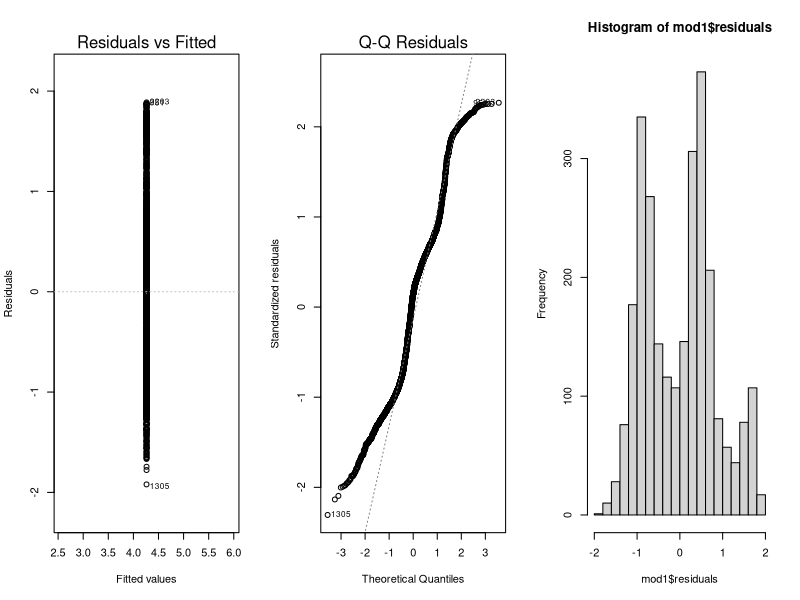
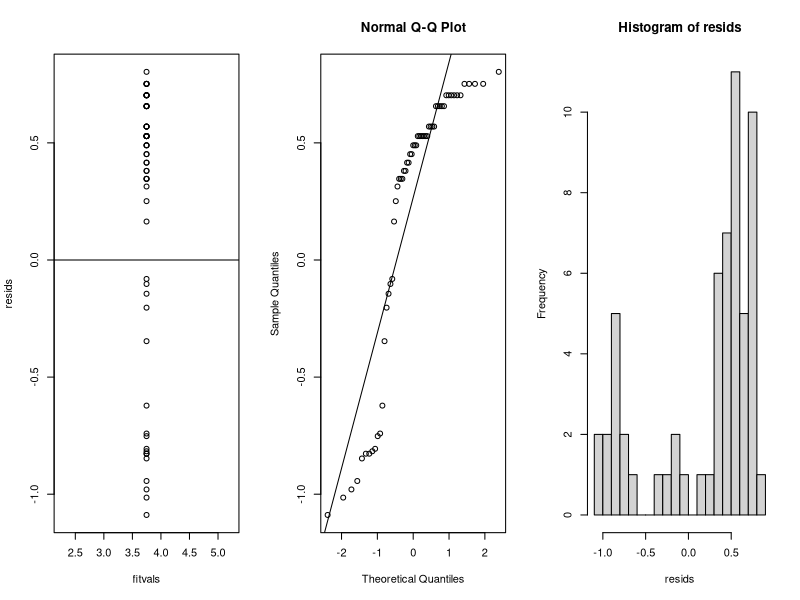
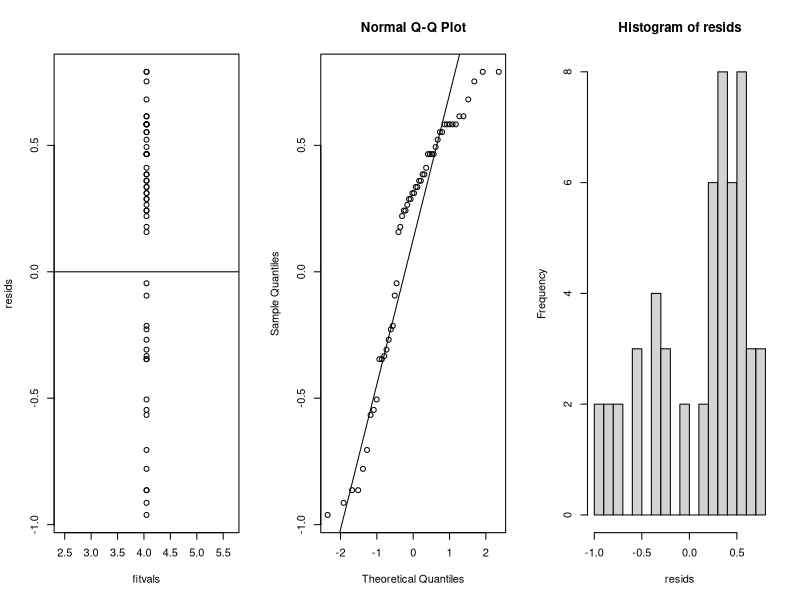
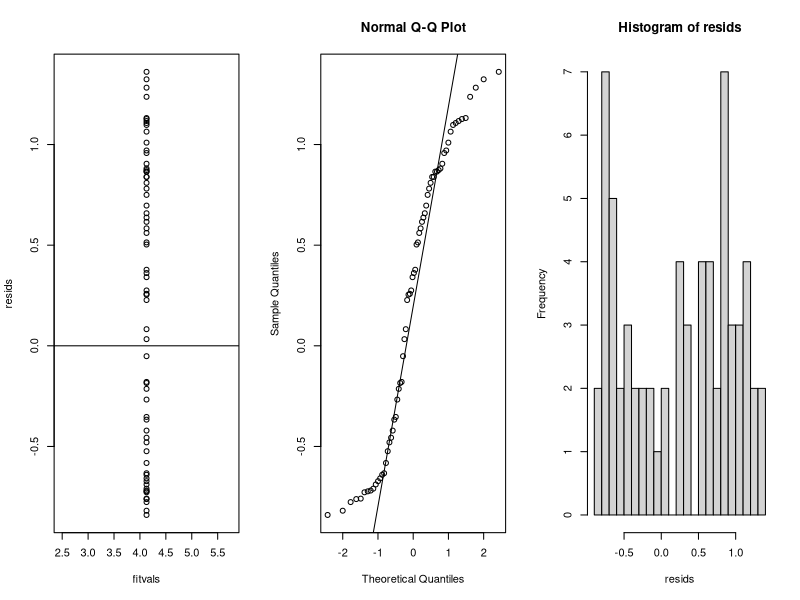
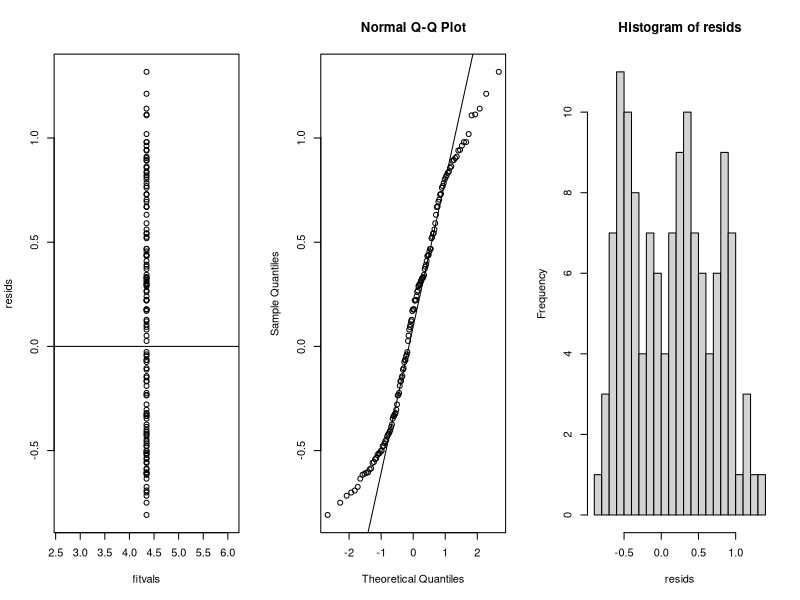
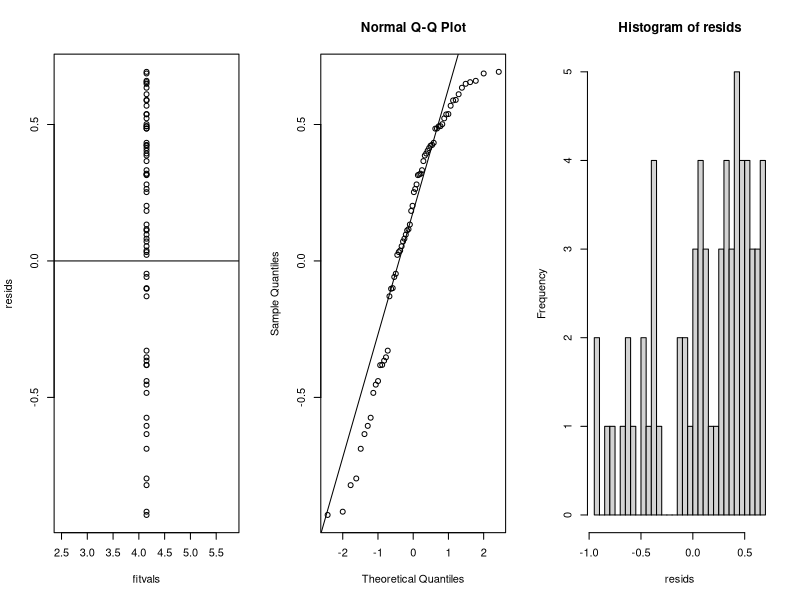
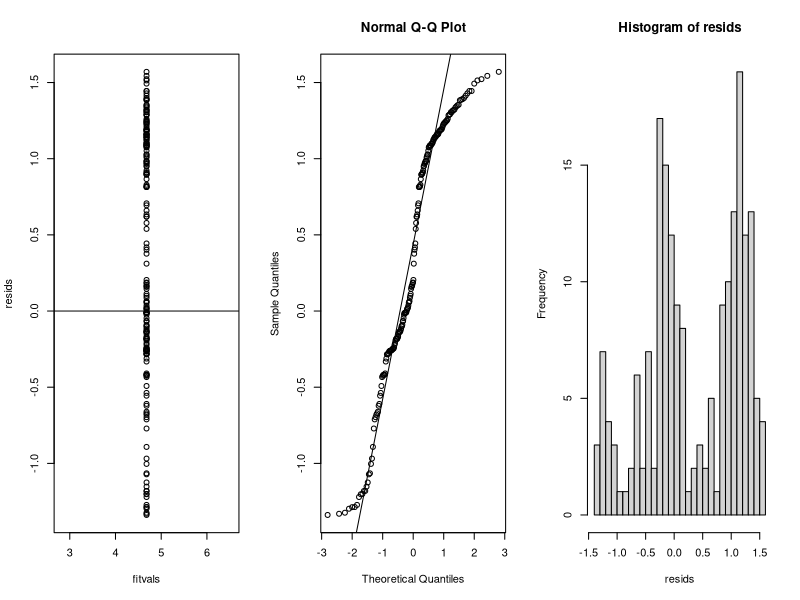
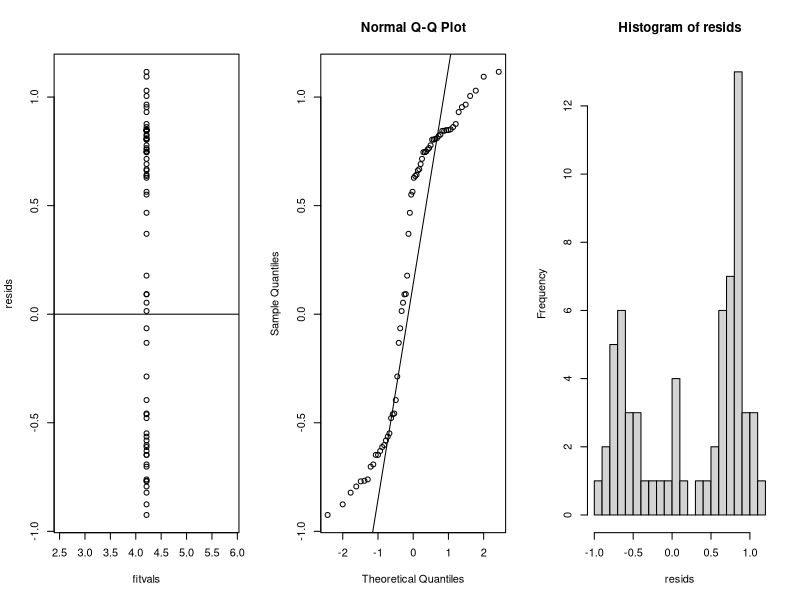

Here is the R script that generated these plots, in order:
## ---- chunk 1
knitr::opts_chunk$set(echo = TRUE)
library(ggplot2); library(dplyr); library(reshape2); library(knitr)
## ---- chunk 2
dat <- read.table("alllabs.txt", header = TRUE, stringsAsFactors = FALSE, na.strings = ".")
dat <- dat[!(is.na(dat$blot) | is.na(dat$body)),]
## ---- chunk 3
mod1 <- lm(log(blot) ~ 1, data = dat)
par(mfrow=c(1,3))
logmeans <- data.frame(blot = log(dat$blot), lmean =mean(log(dat$blot)) )
plot(mod1,1) #resids vs fixed
plot(mod1,2) #normal qq
hist(mod1$residuals, breaks=25) #resids
par(mfrow=c(1,1))
## ---- chunk 4

mu_hat <- dat %>% group_by(lab) %>% summarize(blot = mean(blot)) %>% as.data.frame() 
lab_names <- mu_hat[["lab"]]
mu_hat <- mu_hat %>% '[['(2) %>% t()
colnames(mu_hat) <- lab_names
mod2 <- lm(log(mu_hat) ~ 1)
## ---- chunk 5
basf_data <- dat %>% filter(lab == "Basf") %>% select(blot) %>% log()
fitvals <- predict(mod2, newdata=basf_data)[,1]
resids <- fitvals - basf_data[[1]]
par(mfrow=c(1,3))
plot(fitvals, resids); abline(h=0) #residuals vs fitted values
qqnorm(resids); qqline(resids) #normal qq plot
hist(resids, breaks=25) #distribution of residuals
par(mfrow=c(1,1))
## ---- chunk 6
plot_mvn <- function(mod = NA, lab_name = NA){
  lab_ind <- which(lab_names == lab_name)
  newdat <- dat %>% filter(lab == lab_name) %>% select(blot) %>% log()
  fitvals <- predict(mod, newdata=newdat)[,lab_ind]
  resids <- fitvals - newdat[[1]]
  plot(fitvals, resids); abline(h=0) #residuals vs fitted values
  qqnorm(resids); qqline(resids) #normal qq plot
  hist(resids, breaks=25) #distribution of residuals
}
par(mfrow = c(1,3))
for(name in lab_names[-1]){
  plot_mvn(mod2, name)
}

